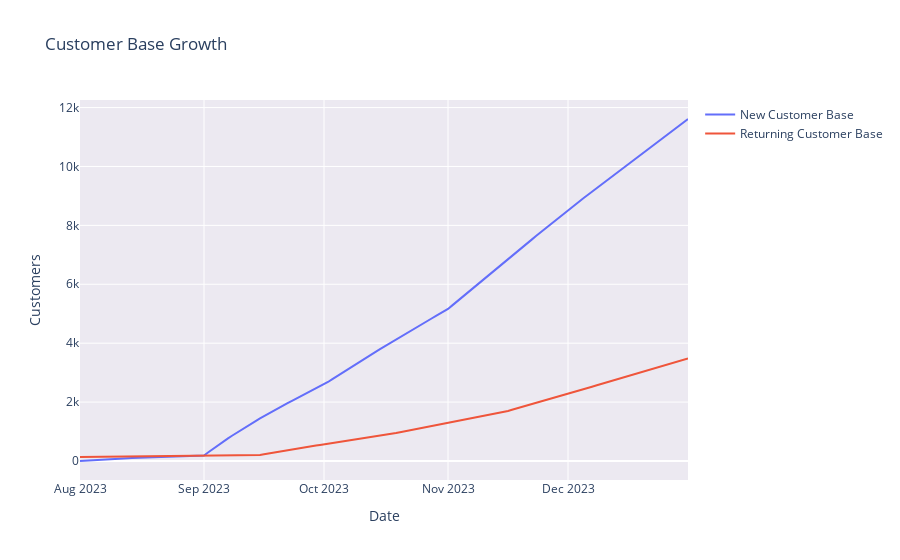

The cell this chart's notebook holds for it:
### Code cell
new_customers_sum = np.cumsum(new_customers_df['count'])
returning_customers_sum = np.cumsum(returning_customers_df['count'])

# Plot customer base growth
customer_base_fig = go.Figure(data=go.Scatter(x=new_customers_df['date'], y=new_customers_rolling_sum, name='New Customer Base'))
customer_base_fig.add_trace(go.Scatter(x=new_customers_df['date'], y=returning_customers_sum, name='Returning Customer Base'))
customer_base_fig.update_layout(title='Customer Base Growth', xaxis_title='Date', yaxis_title='Customers')
customer_base_fig.update_layout(plot_bgcolor='#ece9f1')
customer_base_fig.show()

### Figure 1 — Plotly figure (JSON) as saved in the notebook; plotly's stock layout.template omitted (floating-point values rounded to 4 significant figures; data arrays with more than 128 entries replaced by an {"elided": "..."} marker saying what was removed)
{"data": [{"name": "New Customer Base", "type": "scatter", "x": {"elided": "153 str values"}, "y": {"elided": "154 float values"}}, {"name": "Returning Customer Base", "type": "scatter", "x": {"elided": "153 str values"}, "y": {"elided": "153 int values"}}], "layout": {"plot_bgcolor": "#ece9f1", "title": {"text": "Customer Base Growth"}, "xaxis": {"title": {"text": "Date"}}, "yaxis": {"title": {"text": "Customers"}}}}
